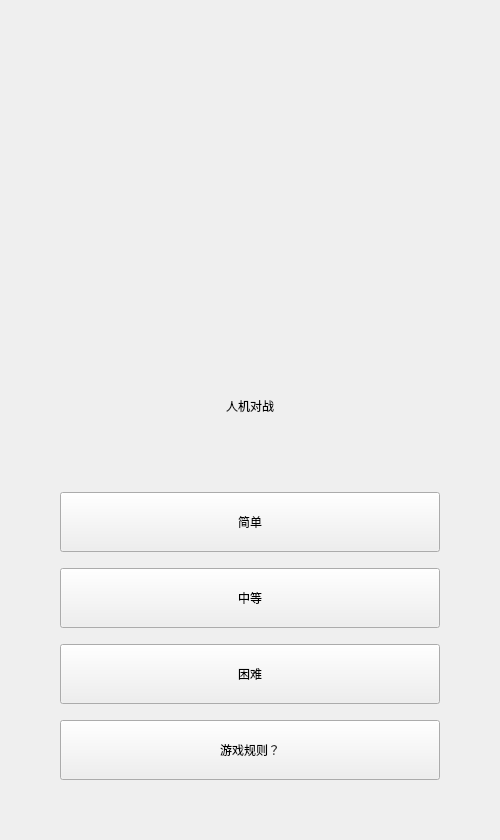
      <widget class="QWidget" name="vsComptrPage">
       <property name="sizePolicy">
        <sizepolicy hsizetype="Expanding" vsizetype="Expanding">
         <horstretch>0</horstretch>
         <verstretch>0</verstretch>
        </sizepolicy>
       </property>
       <layout class="QVBoxLayout" name="verticalLayout_2_1">
        <item>
         <widget class="QStackedWidget" name="stackedWidget_2">
          <property name="sizePolicy">
           <sizepolicy hsizetype="Expanding" vsizetype="Expanding">
            <horstretch>0</horstretch>
            <verstretch>0</verstretch>
           </sizepolicy>
          </property>
          <widget class="QWidget" name="mainMenuPage_2">
           <property name="sizePolicy">
            <sizepolicy hsizetype="Expanding" vsizetype="Expanding">
             <horstretch>0</horstretch>
             <verstretch>0</verstretch>
            </sizepolicy>
           </property>
           <layout class="QVBoxLayout" name="mainMenuLayout_2">
            <item>
             <layout class="QHBoxLayout" name="horizontalLayout_2_7">
              <item>
               <spacer name="horizontalSpacer_16">
                <property name="orientation">
                 <enum>Qt::Horizontal</enum>
                </property>
                <property name="sizeHint" stdset="0">
                 <size>
                  <width>40</width>
                  <height>20</height>
                 </size>
                </property>
               </spacer>
              </item>
              <item>
               <layout class="QVBoxLayout" name="verticalLayout_2_12">
                <property name="spacing">
                 <number>16</number>
                </property>
                <item>
                 <spacer name="verticalSpacer_5">
                  <property name="orientation">
                   <enum>Qt::Vertical</enum>
                  </property>
                  <property name="sizeHint" stdset="0">
                   <size>
                    <width>20</width>
                    <height>40</height>
                   </size>
                  </property>
                 </spacer>
                </item>
                <item>
                 <widget class="QWidget" name="horizontalWidget_1_1" native="true">
                  <property name="minimumSize">
                   <size>
                    <width>0</width>
                    <height>10</height>
                   </size>
                  </property>
                  <layout class="QHBoxLayout" name="horizontalLayout_5">
                   <item>
                    <spacer name="horizontalSpacer_14">
                     <property name="orientation">
                      <enum>Qt::Horizontal</enum>
                     </property>
                     <property name="sizeHint" stdset="0">
                      <size>
                       <width>40</width>
                       <height>20</height>
                      </size>
                     </property>
                    </spacer>
                   </item>
                   <item>
                    <widget class="QLabel" name="vsComptrGifLabel_2">
                     <property name="minimumSize">
                      <size>
                       <width>282</width>
                       <height>282</height>
                      </size>
                     </property>
                     <property name="text">
                      <string/>
                     </property>
                    </widget>
                   </item>
                   <item>
                    <spacer name="horizontalSpacer_15">
                     <property name="orientation">
                      <enum>Qt::Horizontal</enum>
                     </property>
                     <property name="sizeHint" stdset="0">
                      <size>
                       <width>40</width>
                       <height>20</height>
                      </size>
                     </property>
                    </spacer>
                   </item>
                  </layout>
                 </widget>
                </item>
                <item>
                 <widget class="QLabel" name="label">
                  <property name="minimumSize">
                   <size>
                    <width>0</width>
                    <height>60</height>
                   </size>
                  </property>
                  <property name="styleSheet">
                   <string notr="true">font: 20pt &quot;华文中宋&quot;;</string>
                  </property>
                  <property name="text">
                   <string>人机对战</string>
                  </property>
                  <property name="alignment">
                   <set>Qt::AlignCenter</set>
                  </property>
                 </widget>
                </item>
                <item>
                 <spacer name="verticalSpacer_9">
                  <property name="orientation">
                   <enum>Qt::Vertical</enum>
                  </property>
                  <property name="sizeType">
                   <enum>QSizePolicy::Fixed</enum>
                  </property>
                  <property name="sizeHint" stdset="0">
                   <size>
                    <width>20</width>
                    <height>40</height>
                   </size>
                  </property>
                 </spacer>
                </item>
                <item>
                 <widget class="QPushButton" name="pushButton_16">
                  <property name="minimumSize">
                   <size>
                    <width>240</width>
                    <height>60</height>
                   </size>
                  </property>
                  <property name="maximumSize">
                   <size>
                    <width>16777215</width>
                    <height>16777215</height>
                   </size>
                  </property>
                  <property name="text">
                   <string>简单</string>
                  </property>
                 </widget>
                </item>
                <item>
                 <widget class="QPushButton" name="pushButton_17">
                  <property name="minimumSize">
                   <size>
                    <width>240</width>
                    <height>60</height>
                   </size>
                  </property>
                  <property name="maximumSize">
                   <size>
                    <width>16777215</width>
                    <height>16777215</height>
                   </size>
                  </property>
                  <property name="text">
                   <string>中等</string>
                  </property>
                 </widget>
                </item>
                <item>
                 <widget class="QPushButton" name="pushButton_18">
                  <property name="minimumSize">
                   <size>
                    <width>240</width>
                    <height>60</height>
                   </size>
                  </property>
                  <property name="maximumSize">
                   <size>
                    <width>16777215</width>
                    <height>16777215</height>
                   </size>
                  </property>
                  <property name="text">
                   <string>困难</string>
                  </property>
                 </widget>
                </item>
                <item>
                 <widget class="QPushButton" name="ruleBtn">
                  <property name="minimumSize">
                   <size>
                    <width>0</width>
                    <height>60</height>
                   </size>
                  </property>
                  <property name="text">
                   <string>游戏规则？</string>
                  </property>
                 </widget>
                </item>
                <item>
                 <spacer name="verticalSpacer_20">
                  <property name="orientation">
                   <enum>Qt::Vertical</enum>
                  </property>
                  <property name="sizeHint" stdset="0">
                   <size>
                    <width>20</width>
                    <height>40</height>
                   </size>
                  </property>
                 </spacer>
                </item>
               </layout>
              </item>
              <item>
               <spacer name="horizontalSpacer_17">
                <property name="orientation">
                 <enum>Qt::Horizontal</enum>
                </property>
                <property name="sizeHint" stdset="0">
                 <size>
                  <width>40</width>
                  <height>20</height>
                 </size>
                </property>
               </spacer>
              </item>
             </layout>
            </item>
           </layout>
          </widget>
         </widget>
        </item>
       </layout>
      </widget>
